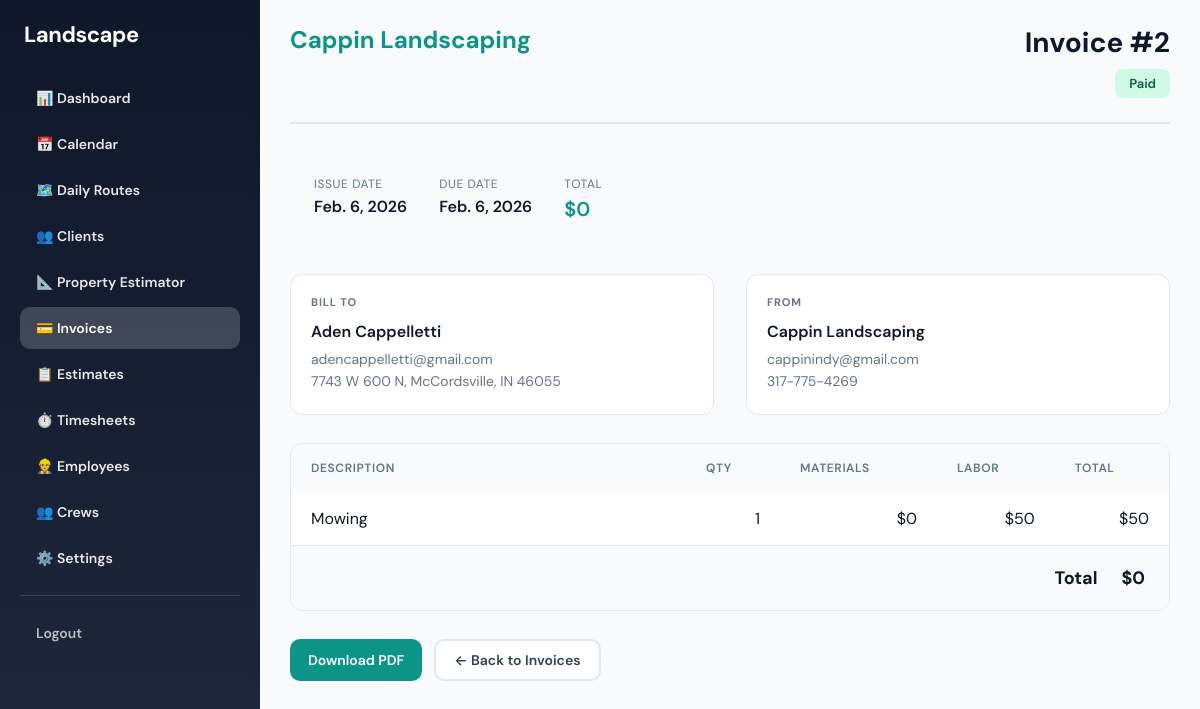
/billing/2/ (signed in), run on the app's committed database.
### billing/models.py (models this page shows, shortened)
class Invoice(models.Model):
    STATUS_CHOICES = [
        ("draft", "Draft"),
        ("sent", "Sent"),
        ("paid", "Paid"),
        ("void", "Void"),
    ]
    business = models.ForeignKey(
        Business,
        on_delete=models.CASCADE,
        related_name='invoices'
    )
    customer = models.ForeignKey(
        Customer,
        on_delete=models.CASCADE,
        related_name='invoices'
    )
    jobs = models.ManyToManyField(
        Job,
        blank=True,
        related_name='invoices'
    )
    status = models.CharField(
        max_length=20,
        choices=STATUS_CHOICES,
        default='draft'
    )
    issue_date = models.DateField(auto_now_add=True)
    due_date = models.DateField(null=True, blank=True)
    subtotal = models.DecimalField(
        max_digits=10,
        decimal_places=2,
        default=0
    )
    tax = models.DecimalField(
        max_digits=10,
        decimal_places=2,
        default=0
    )
    total = models.DecimalField(
        max_digits=10,
        decimal_places=2,
        default=0
    )
    job = models.OneToOneField(
        "jobs.Job",
        on_delete=models.SET_NULL,
        null=True,
        blank=True,
        related_name="invoice",
    )
    period_start = models.DateField(null=True, blank=True)
    period_end = models.DateField(null=True, blank=True)

class InvoiceLineItem(models.Model):
    invoice = models.ForeignKey(
        Invoice,
        on_delete=models.CASCADE,
        related_name='line_items'
    )
    service = models.ForeignKey(
        Service,
        on_delete=models.SET_NULL,
        null=True,
        blank=True
    )
    description = models.CharField(max_length=255)
    quantity = models.PositiveIntegerField(default=1)
    unit_price = models.DecimalField(max_digits=10, decimal_places=2)  # Used when importing from jobs
    material_cost = models.DecimalField(
        max_digits=10, decimal_places=2, default=0,
        help_text="Cost of materials for this line"
    )
    labor_cost = models.DecimalField(
        max_digits=10, decimal_places=2, default=0,
        help_text="Cost of labor for this line"
    )
    @property
    def line_total(self):
        if self.material_cost or self.labor_cost:
            return self.material_cost + self.labor_cost
        return self.quantity * self.unit_price

### businesses/models.py (models this page shows, shortened)
class Business(models.Model):
    name = models.CharField(max_length=255)
    logo = models.ImageField(
        upload_to="business_logos/%Y/",
        blank=True,
        null=True,
        help_text="Logo shown on invoices, estimates, and emails sent to clients",
    )
    email_smtp_user = models.EmailField(
        blank=True,
        help_text="Gmail address for sending estimates (e.g. your.business@gmail.com)",
    )
    email_smtp_password = models.CharField(
        max_length=255,
        blank=True,
        help_text="Gmail App Password (not your normal password)",
    )
    from_email = models.EmailField(
        blank=True,
        help_text="Email address estimates are sent from (use same as Gmail above)",
    )
    contact_email = models.EmailField(
        blank=True,
        help_text="Email clients can use to reach you (shown in estimates/emails)"
    )
    contact_phone = models.CharField(
        max_length=20,
        blank=True,
        help_text="Phone number clients can use to reach you (shown in estimates/emails)"
    )
    created_at = models.DateTimeField(auto_now_add=True)
    updated_at = models.DateTimeField(auto_now=True)
    AUTO_INVOICE_CHOICES = [
    ('auto', 'Automatically create invoices'),
    ('manual', 'Manually create invoices'),
    ]
    auto_invoice = models.CharField(
        max_length=10,
        choices=AUTO_INVOICE_CHOICES,
        default='manual'
    )

### customers/models.py (models this page shows, shortened)
class Customer(models.Model):
    business = models.ForeignKey(
        Business,
        on_delete=models.CASCADE,
        related_name='customers'
    )
    name = models.CharField(max_length=255)
    phone = models.CharField(max_length=20, blank=True)
    alt_phone = models.CharField(max_length=20, blank=True, verbose_name='Alternate phone')
    email = models.EmailField(blank=True)
    address_line1 = models.CharField(max_length=255, blank=True, verbose_name='Address')
    address_line2 = models.CharField(max_length=255, blank=True, verbose_name='Address line 2')
    city = models.CharField(max_length=100, blank=True)
    state = models.CharField(max_length=50, blank=True)
    postal_code = models.CharField(max_length=20, blank=True, verbose_name='ZIP / Postal code')
    notes = models.TextField(blank=True)
    created_at = models.DateTimeField(auto_now_add=True)
    updated_at = models.DateTimeField(auto_now=True)
    @property
    def full_address(self):
        parts = [
            self.address_line1,
            self.address_line2,
            f"{self.city}, {self.state} {self.postal_code}".strip(", ") if (self.city or self.state or self.postal_code) else None,
        ]
        return ", ".join(p for p in parts if p) or "—"

### billing/views.py (the view)
# urls.py: path("<int:invoice_id>/", views.invoice_detail, name="invoice_detail"),
@role_required("owner")
def invoice_detail(request, invoice_id):
    invoice = get_object_or_404(
        Invoice.objects.select_related("business", "customer"),
        id=invoice_id,
    )
    items = invoice.line_items.all()
    return render(request, "billing/invoice_detail.html", {"invoice": invoice, "items": items})

### billing/templatetags/billing_filters.py (called while the page is built)
@register.filter
def currency(value):
    if value is None:
        return "$0"
    try:
        n = float(value)
        s = f"{n:.2f}".rstrip("0").rstrip(".")
        return f"${s}" if s else "$0"
    except (TypeError, ValueError):
        return str(value)

### billing/templates/billing/invoice_detail.html (shortened to what this page needs)
{% extends "base.html" %}
{% load billing_filters %}
{% block content %}
<div class="invoice-page">
  <div class="invoice-header-row">
    <div class="invoice-branding">
      {% if invoice.business.logo %}
      <img src="{{ invoice.business.logo.url }}" alt="{{ invoice.business.name }}" class="invoice-logo">
      {% else %}
      <h1 class="invoice-brand-name">{{ invoice.business.name }}</h1>
      {% endif %}
    </div>
    <div class="invoice-title-block">
      <h1 class="invoice-title">Invoice #{{ invoice.id }}</h1>
      <div class="invoice-status status-{{ invoice.status|lower }}">{{ invoice.status }}</div>
    </div>
  </div>
  <div class="invoice-meta-bar">
    <div class="meta-group">
      <span class="meta-label">Issue date</span>
      <span class="meta-value">{{ invoice.issue_date }}</span>
    </div>
    <div class="meta-group">
      <span class="meta-label">Due date</span>
      <span class="meta-value">{{ invoice.due_date|default:"—" }}</span>
    </div>
    <div class="meta-group meta-total">
      <span class="meta-label">Total</span>
      <span class="meta-value">{{ invoice.total|currency }}</span>
    </div>
  </div>
  <div class="invoice-layout">
    <div class="invoice-parties">
      <div class="party-block">
        <h3 class="party-label">Bill to</h3>
        <p class="party-name">{{ invoice.customer.name }}</p>
        {% if invoice.customer.email %}<p class="party-detail">{{ invoice.customer.email }}</p>{% endif %}
        {% if invoice.customer.full_address %}<p class="party-detail">{{ invoice.customer.full_address }}</p>{% endif %}
      </div>
      <div class="party-block from-block">
        <h3 class="party-label">From</h3>
        <p class="party-name">{{ invoice.business.name }}</p>
        {% if invoice.business.contact_email %}<p class="party-detail">{{ invoice.business.contact_email }}</p>{% endif %}
        {% if invoice.business.contact_phone %}<p class="party-detail">{{ invoice.business.contact_phone }}</p>{% endif %}
      </div>
    </div>
    <div class="invoice-table-card">
      <table class="invoice-table">
        <thead>
          <tr>
            <th class="col-desc">Description</th>
            <th class="col-qty">Qty</th>
            <th class="col-mat">Materials</th>
            <th class="col-lab">Labor</th>
            <th class="col-total">Total</th>
          </tr>
        </thead>
        <tbody>
          {% for item in items %}
          <tr>
            <td>{{ item.description }}</td>
            <td class="num">{{ item.quantity }}</td>
            <td class="num">{{ item.material_cost|currency }}</td>
            <td class="num">{{ item.labor_cost|currency }}</td>
            <td class="num">{{ item.line_total|currency }}</td>
          </tr>
          {% empty %}
          <tr><td colspan="5" class="empty-cell">No line items yet.</td></tr>
          {% endfor %}
        </tbody>
      </table>
      <div class="invoice-total-row">
        <span class="total-label">Total</span>
        <span class="total-amount">{{ invoice.total|currency }}</span>
      </div>
    </div>
    <div class="invoice-actions">
      <a href="{% url 'billing:invoice_pdf' invoice.id %}" class="btn btn-primary">Download PDF</a>
      <a href="{% url 'billing:invoice_list' %}" class="btn btn-secondary">← Back to Invoices</a>
    </div>
  </div>
</div>
{% endblock %}

### templates/base.html (style rules this page uses)
:root { --primary: #0d9488; --primary-hover: #0f766e; --primary-light: #ccfbf1; --secondary: #334155; --accent: #059669; --surface: #ffffff; --surface-alt: #f8fafc; --border: #e2e8f0; --text: #0f172a; --text-muted: #64748b; }
* { box-sizing: border-box; }
body { margin: 0; font-family: 'DM Sans', -apple-system, BlinkMacSystemFont, sans-serif; background: var(--surface-alt); color: var(--text); min-height: 100vh; display: flex; }
.btn { display: inline-flex; align-items: center; justify-content: center; gap: 8px; padding: 10px 18px; font-size: 14px; font-weight: 600; border-radius: 10px; text-decoration: none; cursor: pointer; border: none; transition: all 0.15s ease; font-family: inherit; }
.btn-primary { background: var(--primary); color: white; }
.btn-secondary { background: white; color: var(--secondary); border: 2px solid var(--border); }

### billing/templates/billing/invoice_detail.html (style rules this page uses)
.invoice-page { max-width: 880px; margin: 0 auto; }
.invoice-header-row { display: flex; justify-content: space-between; align-items: flex-start; flex-wrap: wrap; gap: 24px; margin-bottom: 32px; padding-bottom: 24px; border-bottom: 2px solid var(--border); }
.invoice-brand-name { margin: 0; font-size: 24px; font-weight: 700; color: var(--primary); }
.invoice-title-block { text-align: right; }
.invoice-title { margin: 0 0 8px 0; font-size: 28px; font-weight: 700; color: var(--text); }
.invoice-status { display: inline-block; padding: 6px 14px; border-radius: 8px; font-size: 13px; font-weight: 600; text-transform: capitalize; }
.status-paid { background: #d1fae5; color: #065f46; }
.invoice-meta-bar { display: flex; gap: 32px; flex-wrap: wrap; margin-bottom: 32px; padding: 20px 24px; background: var(--surface-alt); border-radius: 12px; }
.meta-group { display: flex; flex-direction: column; gap: 4px; }
.meta-label { font-size: 12px; text-transform: uppercase; letter-spacing: 0.05em; color: var(--text-muted); }
.meta-value { font-size: 16px; font-weight: 600; }
.meta-total .meta-value { font-size: 20px; color: var(--primary); }
.invoice-layout { display: flex; flex-direction: column; gap: 28px; }
.invoice-parties { display: grid; grid-template-columns: 1fr 1fr; gap: 32px; }
.party-block { padding: 20px; background: white; border: 1px solid var(--border); border-radius: 12px; }
.party-label { margin: 0 0 12px 0; font-size: 11px; text-transform: uppercase; letter-spacing: 0.08em; color: var(--text-muted); }
.party-name { margin: 0 0 8px 0; font-size: 16px; font-weight: 600; }
.party-detail { margin: 0 0 4px 0; font-size: 14px; color: var(--text-muted); }
.invoice-table-card { background: white; border: 1px solid var(--border); border-radius: 12px; overflow: hidden; }
.invoice-table { width: 100%; border-collapse: collapse; }
.invoice-table th { text-align: left; padding: 16px 20px; background: var(--surface-alt); font-size: 12px; text-transform: uppercase; letter-spacing: 0.05em; color: var(--text-muted); font-weight: 600; }
.invoice-table td { padding: 16px 20px; border-bottom: 1px solid var(--border); }
.invoice-table .num { text-align: right; }
.invoice-table .col-desc { width: 45%; }
.invoice-total-row { display: flex; justify-content: flex-end; align-items: center; gap: 24px; padding: 20px 24px; background: var(--surface-alt); font-size: 18px; font-weight: 700; }
.invoice-actions { display: flex; gap: 12px; flex-wrap: wrap; }

### data on the page
Invoice: business.name "Cappin Landscaping", id "2", status "Paid", issue_date "Feb. 6, 2026", due_date "Feb. 6, 2026", total "$0", customer.name "Aden Cappelletti", customer.email "adencappelletti@gmail.com", customer.full_address "7743 W 600 N, McCordsville, IN 46055", business.contact_email "cappinindy@gmail.com", business.contact_phone "317-775-4269"
InvoiceLineItem: description "Mowing", quantity "1", material_cost "$0", labor_cost "$50", line_total "$50"
